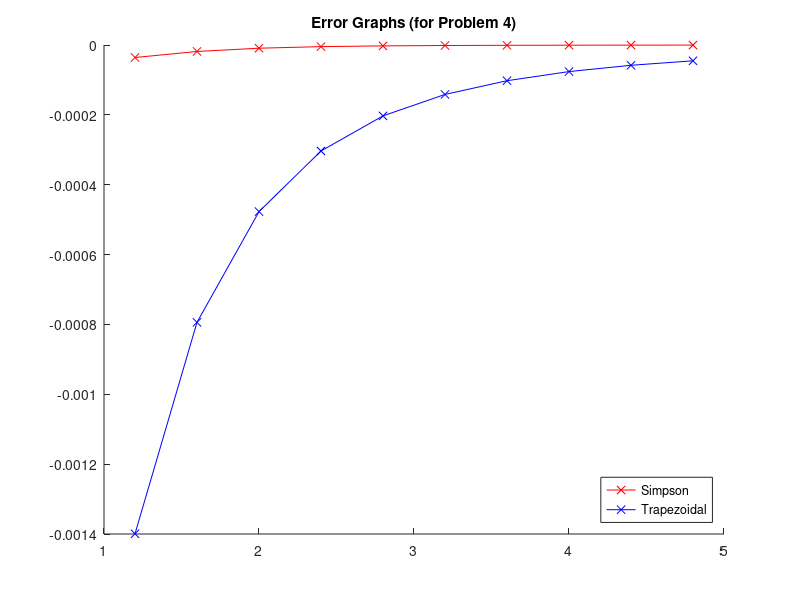

This chart was generated by the following MATLAB code:
% This script is specifically to plot error graphs in Problem 4
% All values are hardcoded

% Setting up the variables
f     = @(x) sqrt(1+x.^2);                          % function
f__   = @(x) 1./((1+x.^2).^(3/2));                    % second derivative
f____ = @(x) (12*(x.^2) - 3)./((1 + x.^2).^(7/2));    % fourth derivative

n = 10;             % number of intervals   
a = 1; b = 5;       % the lower limit (a) and upper limit (b) of the integral

%%%%%%%%%%%%%%%%%%%%%%%%%%%%%%%%%%%%%%%%%%%%%%%
%% START COMPUTING THE ERRORS & PLOT A GRAPH %%

% Computing the step size
h = (b-a)/n; 

% the endpoints of the sub-intervals
intervals = [a:h:b];

a = intervals(1:end-1);  % start point of each sub-interval
b = intervals(2:end);    % end point of each sub-interval

c = (a+b)/2;             % midpoint of the sub-intervals

% Errors in Simpson Method
err_simp = -(h^4)*(b-a).*f____(c)/180;
fprintf("  Simpson Method (error values in each sub-interval) :\n")
disp(err_simp);

% For Trapezoidal Method
err_trap = -(h^2)*(b-a).*f__(c)/12;
fprintf("  Trapezoidal Method (error values in each sub-interval) :\n")
disp(err_trap)


% Plot the graph
hold on
plot(c,err_simp,'r-x');
plot(c,err_trap,'b-x');
hold off
legend("Simpson","Trapezoidal",'Location','southeast');
title("Error Graphs (for Problem 4)");